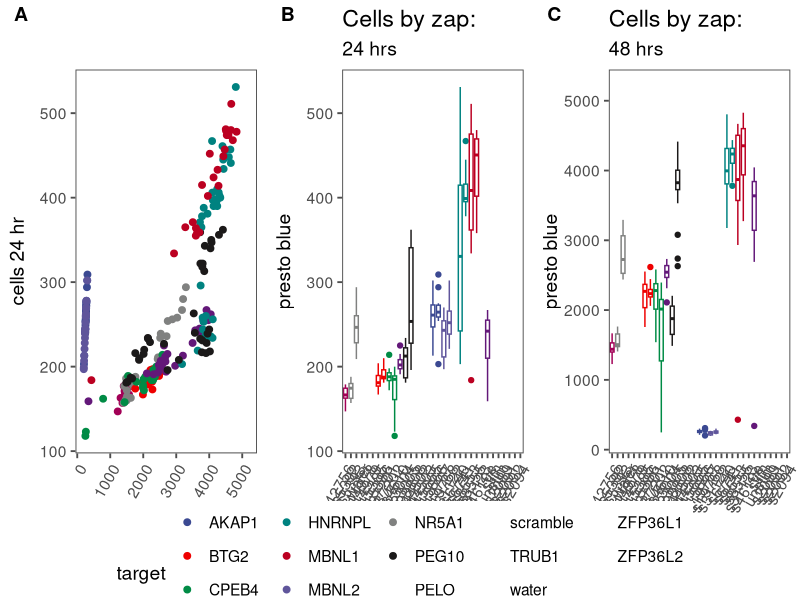
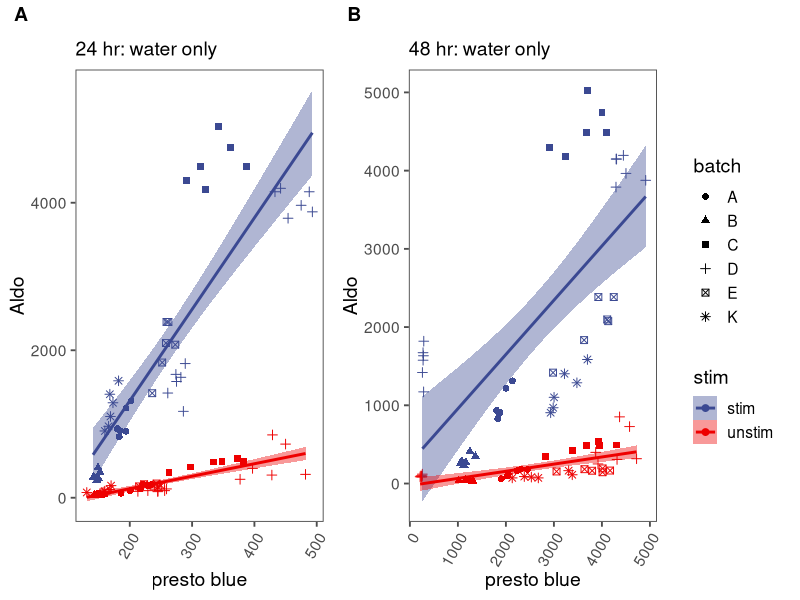

Source code (R) for these figures, in order: (Note: this script raises an error after producing the figures.)
## ---- chunk 1

library(tidyverse) # your go to set of functions for messing w/data
library(RColorBrewer) # to make color schemes
#library(ggpubr) # publication quality ggplots ha ha ha
library(ggthemes) # additional themes for ggplot-ing
library(gridExtra) # allows arranging of plots (rows/columns...)
library(ggpubr)
library(here)

## ---- chunk 2
allData <- rbind(
  read_csv(here("data","screen","processed","screen1.csv")),
  read_csv(here("data","screen","processed","screen2.csv")),
  read_csv(here("data","screen","processed","screen3.csv")),
  read_csv(here("data","screen","processed","screen4.csv")),
  read_csv(here("data","screen","processed","screen5.csv")),
  read_csv(here("data","screen","processed","screen6.csv")),
  read_csv(here("data","screen","processed","screenZFPfam.csv"))
#  ,read_csv(here("data","screen","processed","BTG2_kd.csv"))
  
  
)

allData <- allData %>% filter(target!="ZFP36L1L2")

## ---- chunk 3

p_presto_24vs48_scatter <- ggscatter(allData,
           x = "viability_48",  y = "viability_24", color = "target", fill = "target",
           palette = "aaas") +
  theme_few(base_size = 14) +
  labs(title = "",
      subtitle = "",
      y = "cells 24 hr",
      x = "cells 48 hr") +
  theme(axis.text.x = element_text(angle = 60, hjust = 1))

p_presto_24hr_boxplot <- ggboxplot(allData,
           x = "siRNA",  y = "viability_24", color = "target",
           palette = "aaas") +
  theme_few(base_size = 14) +
  labs(title = "Cells by zap:",
      subtitle = "24 hrs",
      y = "presto blue",
      x = "") +
  theme(axis.text.x = element_text(angle = 60, hjust = 1))

p_presto_48hr_boxplot <- ggboxplot(allData,
           x = "siRNA",  y = "viability_48", color = "target",
           palette = "aaas") +
  theme_few(base_size = 14) +
  labs(title = "Cells by zap:",
      subtitle = "48 hrs",
      y = "presto blue",
      x = "") +
  theme(axis.text.x = element_text(angle = 60, hjust = 1))



p_presto_legend <- get_legend(p_presto_24vs48_scatter + theme(legend.position="bottom"))

p_presto_all <- cowplot::plot_grid(
  p_presto_24vs48_scatter + theme(legend.position="none"),
  p_presto_24hr_boxplot + theme(legend.position="none"),
  p_presto_48hr_boxplot + theme(legend.position="none"),
  align = 'vh',
  labels = c("A", "B","C"),
  hjust = -1,
  nrow = 1
  )

p_presto_all <- cowplot::plot_grid( p_presto_all, p_presto_legend, ncol = 1, rel_heights = c(1, .1))

p_presto_all

waterData <- allData  %>% filter(target=="water")

# Examine water only zap relationship between Aldo + Cells
p_PB_OD_24_water <- ggscatter(waterData,  
           x = "viability_24", y = "conc", color = "stim", shape = "batch",
           palette = "aaas",
           add = "reg.line", conf.int = TRUE) +
  theme_few(base_size = 14) +
  labs(title = "",
      subtitle = "24 hr: water only",
      y = "Aldo",
      x = "presto blue") +
  theme(axis.text.x = element_text(angle = 60, hjust = 1)) 


p_PB_OD_48_water <- ggscatter(waterData,  
           x = "viability_48", y = "conc", color = "stim", shape = "batch",
           palette = "aaas",
           add = "reg.line", conf.int = TRUE) +
  theme_few(base_size = 14) +
  labs(title = "",
      subtitle = "48 hr: water only",
      y = "Aldo",
      x = "presto blue") +
  theme(axis.text.x = element_text(angle = 60, hjust = 1)) 




p_PB_OD_24_legend_water <- get_legend(p_PB_OD_24_water)

p_PBvsOD_all_water <- cowplot::plot_grid( p_PB_OD_24_water + theme(legend.position="none"),
           p_PB_OD_48_water + theme(legend.position="none"),
           align = 'vh',
           labels = c("A", "B"),
           hjust = -1,
           nrow = 1
           )

p_PBvsOD_all_water <- cowplot::plot_grid( p_PBvsOD_all_water, p_PB_OD_24_legend_water, rel_widths = c(2.5, .5))



p_PB_OD_24 <- ggscatter(allData,  
           x = "viability_24", y = "conc", color = "stim", shape = "batch",
           palette = "aaas",
           add = "reg.line", conf.int = TRUE) +
  theme_few(base_size = 14) +
  labs(title = "",
      subtitle = "24 hr: all zaps",
      y = "Aldo",
      x = "presto blue") +
  theme(axis.text.x = element_text(angle = 60, hjust = 1)) 


p_PB_OD_48 <- ggscatter(allData,  
           x = "viability_48", y = "conc", color = "stim", shape = "batch",
           palette = "aaas",
           add = "reg.line", conf.int = TRUE) +
  theme_few(base_size = 14) +
  labs(title = "",
      subtitle = "48 hr: all zaps",
      y = "Aldo",
      x = "presto blue") +
  theme(axis.text.x = element_text(angle = 60, hjust = 1)) 




p_PB_OD_24_legend <- get_legend(p_PB_OD_24)

p_PBvsOD_all <- cowplot::plot_grid( p_PB_OD_24 + theme(legend.position="none"),
           p_PB_OD_48 + theme(legend.position="none"),
           align = 'vh',
           labels = c("A", "B"),
           hjust = -1,
           nrow = 1
           )

p_PBvsOD_all <- cowplot::plot_grid( p_PBvsOD_all, p_PB_OD_24_legend, rel_widths = c(2.5, .5))


p_PBvsOD_all_water


## ---- chunk 4
# https://www.dataquest.io/blog/statistical-learning-for-predictive-modeling-r/
# create a linear model
# use only waterzap samples
# use only unstimulated (will build separate model stimulated later)
# predict aldo level from 48 hr presto blue values
unstimData <- allData %>% filter(stim=="unstim")
unstimData_all.lm <- lm(conc ~ viability_24, data=unstimData) 

unstimData_water.lm <- lm(conc ~ viability_24, data=unstimData %>% filter(target=="water", stim=="unstim")) 

unstimData$predicted <- predict(unstimData_water.lm,
        data.frame(viability_24 = unstimData$viability_24))




unstim_final.lm = lm(conc ~ predicted, data=unstimData) 
unstimData$residuals <- resid(unstim_final.lm)



unstim.Rsq <- signif(summary(unstimData_water.lm)$adj.r.squared, 4)

p_unstim_model_water <- ggplot(data = unstimData %>% filter(target=="water"),
       aes(x = viability_24, y = conc)) +
  geom_point() +
  stat_smooth(method = "lm", col = "black") +
  theme_few() + 
  labs(title ="unstim: water zap model aldo vs presto",
       subtitle = bquote('Adj '~ R^2 ~ '=' ~ .(unstim.Rsq))
         )
  

p_unstim_model_pred <- ggplot(data = unstimData,
       aes(x = predicted, y = conc, color = target)) +
  geom_point() +
  scale_color_manual(values=get_palette("aaas", length(unique(unstimData$target)))) +
  stat_smooth(method = "lm", col = "black") +
  theme_few() + 
  labs(title = "unstim aldo: predictions vs observed")





unstim_water_resid_mean <- unstimData %>% filter(target=="water") %>% summarise(mean(residuals)) %>% pull()

unstimData$residuals <- unstimData$residuals - unstim_water_resid_mean

numberObs <- unstimData %>% filter(predicted > 0) %>% group_by(siRNA) %>% tally()
keep_siRNA <- numberObs %>% filter(n>3) %>% pull(siRNA)


p_unstim_bar_resid <- ggbarplot(unstimData %>% filter(siRNA %in% keep_siRNA & target != "water"), x = "siRNA", y = "residuals",
          fill = "target", ylab = expression(paste(Delta, " Aldosterone pg/uL")),
          palette =  get_palette("aaas", length(unique(unstimData$target))),
          add = "mean_se",
          sort.val = "desc",
          sort.by.groups = T,
          x.text.angle = 90,
          rotate = F,
          ggtheme = theme_classic(),
          title = "Unstimulated"
 )


ggsave(plot = p_unstim_bar_resid, filename = here("fig5_screen","plots","unstimulatedAldo.pdf"), width = 10, height = 6)

# align all plots vertically
plots <- cowplot::align_plots(p_unstim_model_water + theme(legend.position="none"),
                     p_unstim_model_pred + theme(legend.position="none"),
                     p_unstim_bar_resid + theme(legend.position="none"),
                     align = 'v', axis = 'l')


legend <- get_legend(p_unstim_bar_resid + theme(legend.position="bottom",
                                                legend.text = element_text(size = 8),
                                                
                                                legend.key.size = unit(.5, "cm")))

# put together bottom row and then everything

top_row <- cowplot::plot_grid(plots[[1]], plots[[2]],labels = c("A", "B"), rel_widths = c(1, 1, .3), nrow = 1)
bottom_row <- cowplot::plot_grid(plots[[3]],labels = c("C"), rel_widths = c(1), nrow = 1)


p_unstim_model <- cowplot::plot_grid(top_row, bottom_row, legend, rel_heights = c(5, 5, 1), ncol = 1)
p_unstim_model
## ---- chunk 5
# create a linear model
# use only waterzap samples
# use only stimulated 
# predict aldo level from 48 hr presto blue values
stimData <- allData %>% filter(stim=="stim")
stimData_all.lm <- lm(conc ~ viability_24, data=stimData) 

stimData_water.lm <- lm(conc ~ viability_24, data=stimData %>% filter(target=="water", stim=="stim")) 

stimData$predicted <- predict(stimData_water.lm,
        data.frame(viability_24 = stimData$viability_24))


stim_final.lm = lm(conc ~ predicted, data=stimData) 
stimData$residuals <- resid(stim_final.lm)



stim.Rsq <- signif(summary(stimData_water.lm)$adj.r.squared, 4)

p_stim_model_water <- ggplot(data = stimData %>% filter(target=="water"),
       aes(x = viability_24, y = conc)) +
  geom_point() +
  stat_smooth(method = "lm", col = "black") +
  theme_few() + 
  labs(title ="stim: water zap model aldo vs presto",
       subtitle = bquote('Adj '~ R^2 ~ '=' ~ .(stim.Rsq))
         )
  



p_stim_model_pred <- ggplot(data = stimData,
       aes(x = predicted, y = conc, color = target)) +
  geom_point() +
  scale_color_manual(values=get_palette("aaas", length(unique(stimData$target)))) +
  stat_smooth(method = "lm", col = "black") +
  theme_few() + 
  labs(title = "stim aldo: predictions vs observed")

p_model_water <- cowplot::plot_grid(
  p_unstim_model_water,
  p_stim_model_water,
  align = 'vh',
  hjust = -1,
  nrow = 1
)

ggsave(p_model_water, filename = here("fig5_screen","plots","model_water.pdf"), width = 8, height = 4)

stim_water_resid_mean <- stimData %>% filter(target=="water") %>% summarise(mean(residuals)) %>% pull()

stimData$residuals <- stimData$residuals - stim_water_resid_mean
numberObs <- stimData %>% filter(predicted > 0) %>% group_by(siRNA) %>% tally()
keep_siRNA_stim <- numberObs %>% filter(n>3) %>% pull(siRNA)

setdiff(keep_siRNA,keep_siRNA_stim)
library(viridis)

# UNSTIMULATED
myunstim <-  unstimData %>% filter(siRNA %in% keep_siRNA & target != "water")

rbp_func <- read_tsv(here("data","accessories","screen_rbp_function.txt"))

myunstim <- left_join(myunstim, rbp_func, by="target") 

myunstim$direction <- case_when(
  myunstim$target %in% c("AKAP1","CPEB4","MBNL2","NR5A1") ~ "down",
  myunstim$target %in% c("BTG2","ELAVL1","TRUB1","ZFP36L1","ZFP36L2") ~ "up",
  myunstim$target %in% c("HNRNPL","MBNL1","MSI2","PEG10","PELO","PNRC2","ZFP36","ZFP36L1L2") ~ "mixed"
)

myunstim$rbp_siRNA <- paste(myunstim$target, myunstim$siRNA, sep = "_")

mycols <- brewer.pal(length(unique(myunstim$Function)), "Dark2")

names(mycols) <- unique(myunstim$Function)

p_unstim_up <- ggbarplot(myunstim %>% filter(direction=="up"), x = "rbp_siRNA", y = "residuals", ylab = expression(paste(Delta, " Aldosteron pg/uL")), 
                       order = sort(unique(myunstim$rbp_siRNA)),
          fill = "Function",
          palette =  c(mycols["RNAmod"],mycols["Stability"]),
          add = "mean_se",
          sort.val = "none",
          sort.by.groups = F,
          x.text.angle = 90,
          rotate = FALSE,
          ggtheme = theme_classic(),
          title = "unstimulated: Up"
 )


p_unstim_mixed <- ggbarplot(myunstim %>% filter(direction=="mixed"), x = "rbp_siRNA", y = "residuals", ylab = expression(paste(Delta, " Aldosteron pg/uL")), order = sort(unique(myunstim$rbp_siRNA)),
          fill = "Function",
          palette =  c(mycols["Localization"],  mycols["Splicing"], mycols["Stability"], mycols["Translation"]),
          add = "mean_se",
          sort.val = "none",
          sort.by.groups = F,
          x.text.angle = 90,
          rotate = FALSE,
          ggtheme = theme_classic(),
          title = "unstimulated: Mixed"
 )

p_unstim_down <- ggbarplot(myunstim %>% filter(direction=="down"), x = "rbp_siRNA", y = "residuals", ylab = expression(paste(Delta, " Aldosteron pg/uL")), order = sort(unique(myunstim$rbp_siRNA)),
          fill = "Function",
          palette =  c(mycols["Localization"],  mycols["Splicing"], mycols["Stability"], mycols["Transcription"]),
          add = "mean_se",
          sort.val = "none",
          sort.by.groups = F,
          x.text.angle = 90,
          rotate = FALSE,
          ggtheme = theme_classic(),
          title = "unstimulated: Down"
 )


p_unstim_all <- cowplot::plot_grid(
  p_unstim_up,
  p_unstim_mixed,
  p_unstim_down,
  ncol = 1
)


ggsave(plot = p_unstim_all, filename = here("fig5_screen","plots","unstimulatedAldo.pdf"), width = 5, height = 8)



# STIMULATED
mystim <-  stimData %>% filter(siRNA %in% keep_siRNA & target != "water")

rbp_func <- read_tsv(here("data","accessories","screen_rbp_function.txt"))

mystim <- left_join(mystim, rbp_func, by="target") 

mystim$direction <- case_when(
  mystim$target %in% c("AKAP1","CPEB4","MBNL2","NR5A1") ~ "down",
  mystim$target %in% c("BTG2","ELAVL1","TRUB1","ZFP36L1","ZFP36L2") ~ "up",
  mystim$target %in% c("HNRNPL","MBNL1","MSI2","PEG10","PELO","PNRC2","ZFP36","ZFP36L1L2") ~ "mixed"
)

mystim$rbp_siRNA <- paste(mystim$target, mystim$siRNA, sep = "_")

mycols <- brewer.pal(length(unique(mystim$Function)), "Dark2")

names(mycols) <- unique(mystim$Function)

p_stim_up <- ggbarplot(mystim %>% filter(direction=="up"), x = "rbp_siRNA", y = "residuals", ylab = expression(paste(Delta, " Aldosteron pg/uL")), 
                       order = sort(unique(mystim$rbp_siRNA)),
          fill = "Function",
          palette =  c(mycols["RNAmod"],mycols["Stability"]),
          add = "mean_se",
          sort.val = "none",
          sort.by.groups = F,
          x.text.angle = 90,
          rotate = FALSE,
          ggtheme = theme_classic(),
          title = "Ang II stimulated: Up"
 )


p_stim_mixed <- ggbarplot(mystim %>% filter(direction=="mixed"), x = "rbp_siRNA", y = "residuals", ylab = expression(paste(Delta, " Aldosteron pg/uL")), order = sort(unique(mystim$rbp_siRNA)),
          fill = "Function",
          palette =  c(mycols["Localization"],  mycols["Splicing"], mycols["Stability"], mycols["Translation"]),
          add = "mean_se",
          sort.val = "none",
          sort.by.groups = F,
          x.text.angle = 90,
          rotate = FALSE,
          ggtheme = theme_classic(),
          title = "Ang II stimulated: Mixed"
 )

p_stim_down <- ggbarplot(mystim %>% filter(direction=="down"), x = "rbp_siRNA", y = "residuals", ylab = expression(paste(Delta, " Aldosteron pg/uL")), order = sort(unique(mystim$rbp_siRNA)),
          fill = "Function",
          palette =  c(mycols["Localization"],  mycols["Splicing"], mycols["Stability"], mycols["Transcription"]),
          add = "mean_se",
          sort.val = "none",
          sort.by.groups = F,
          x.text.angle = 90,
          rotate = FALSE,
          ggtheme = theme_classic(),
          title = "Ang II stimulated: Down"
 )


p_stim_all <- cowplot::plot_grid(
  p_stim_up,
  p_stim_mixed,
  p_stim_down,
  labels = "AUTO", ncol = 1
)


ggsave(plot = p_stim_all, filename = here("fig5_screen","plots","stimulatedAldo.pdf"), width = 5, height = 8)


# p_up_all <- cowplot::plot_grid(
#   p_unstim_up,
#   p_stim_up,
#   labels = "AUTO", ncol = 1
# )
# 
# 
# ggsave(plot = p_up_all, filename = here("fig5_screen","plots","BTG2.png"), width = 5, height = 8)
# 

## ---- chunk 6

batch_allData <- allData %>% group_by(stim, siRNA, batch) %>% select(siRNA, target, stim,batch, conc) %>%
summarise_if(is.numeric, mean)

unstim <- batch_allData %>% filter(stim=="unstim")
stim <- batch_allData %>% filter(stim=="stim")

# colnames(stim)
delta_all <- cbind.data.frame(
  stim[,c("siRNA","batch")],
  stim[,c("conc")]/unstim[,c("conc")]
  )


allPB_batch <- allData %>% group_by(siRNA,batch) %>% select(siRNA, batch,viability_24, viability_48) %>% summarise_all(list(avg=mean,std=sd))

stopifnot(
    identical(
    paste(allPB_batch$siRNA, allPB_batch$batch),
    paste(delta_all$siRNA, delta_all$batch)
    )
  )


delta_all <- cbind.data.frame(delta_all,
                              allPB_batch[,c("viability_24_avg",
                                             "viability_48_avg",
                                             "viability_24_std",
                                             "viability_48_std")]
                              )
                              
delta_all$type <- ifelse(delta_all$siRNA=="water","water","siRNA")

                            
p_aldofc_pb_all_24 <- ggscatter(delta_all,  
           x = "viability_24_avg", y = "conc", color = "type",
           palette = "aaas",
           add = "reg.line", conf.int = F) +
  theme_few(base_size = 14) +
  labs(title = "",
      subtitle = "24 hr: all",
      y = "Aldo fold induction",
      x = "presto blue") +
  theme(axis.text.x = element_text(angle = 60, hjust = 1)) 



p_aldofc_pb_all_48 <- ggscatter(delta_all,  
           x = "viability_48_avg", y = "conc", color = "type",
           palette = "aaas",
           add = "reg.line", conf.int = F) +
  theme_few(base_size = 14) +
  labs(title = "",
      subtitle = "48 hr: all",
      y = "Aldo fold induction",
      x = "presto blue") +
  theme(axis.text.x = element_text(angle = 60, hjust = 1)) 




p_aldofc_pb_water_24 <- ggscatter(delta_all %>% filter(siRNA=="water"),  
           x = "viability_24_avg", y = "conc", 
           palette = "aaas",
           add = "reg.line", conf.int = F) +
  theme_few(base_size = 14) +
  labs(title = "",
      subtitle = "24 hr: water only",
      y = "Aldo fold induction",
      x = "presto blue") +
  theme(axis.text.x = element_text(angle = 60, hjust = 1)) 



p_aldofc_pb_water_48 <- ggscatter(delta_all %>% filter(siRNA=="water"),  
           x = "viability_48_avg", y = "conc", 
           palette = "aaas",
           add = "reg.line", conf.int = F) +
  theme_few(base_size = 14) +
  labs(title = "",
      subtitle = "48 hr: water only",
      y = "Aldo fold induction",
      x = "presto blue") +
  theme(axis.text.x = element_text(angle = 60, hjust = 1)) 



p_aldofc_pb_plots <- cowplot::plot_grid(
  p_aldofc_pb_all_24 + theme(legend.position="none"),
  p_aldofc_pb_all_48  + theme(legend.position="none"),
  align = 'vh',
  labels = c("A", "B"),
           hjust = -1,
           nrow = 1
           )



p_aldofc_pb_legend <- get_legend(p_aldofc_pb_all_24)


p_aldofc_pb_plots <- cowplot::plot_grid( p_aldofc_pb_plots, p_aldofc_pb_legend, rel_widths = c(2.5, .5))



p_aldofc_pb_plots


